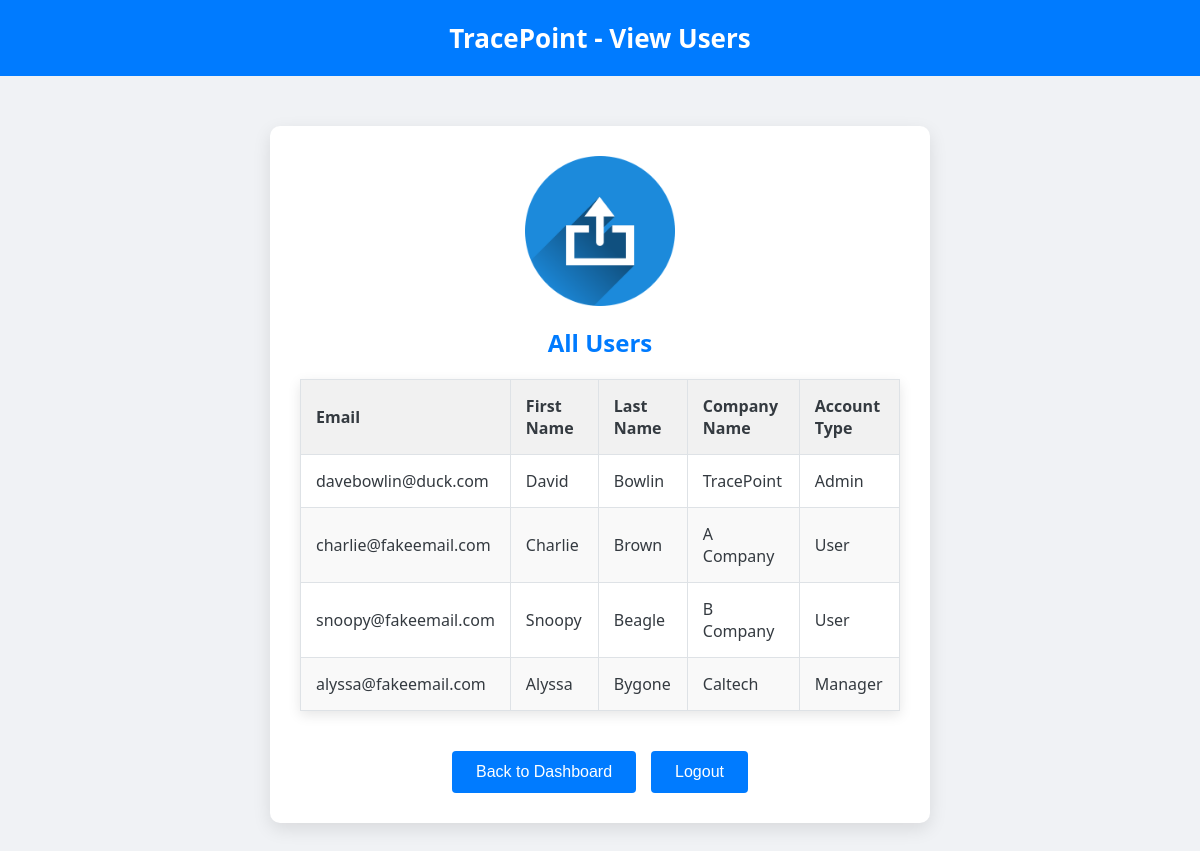
The page /view_users (signed in) on the database as committed earlier.
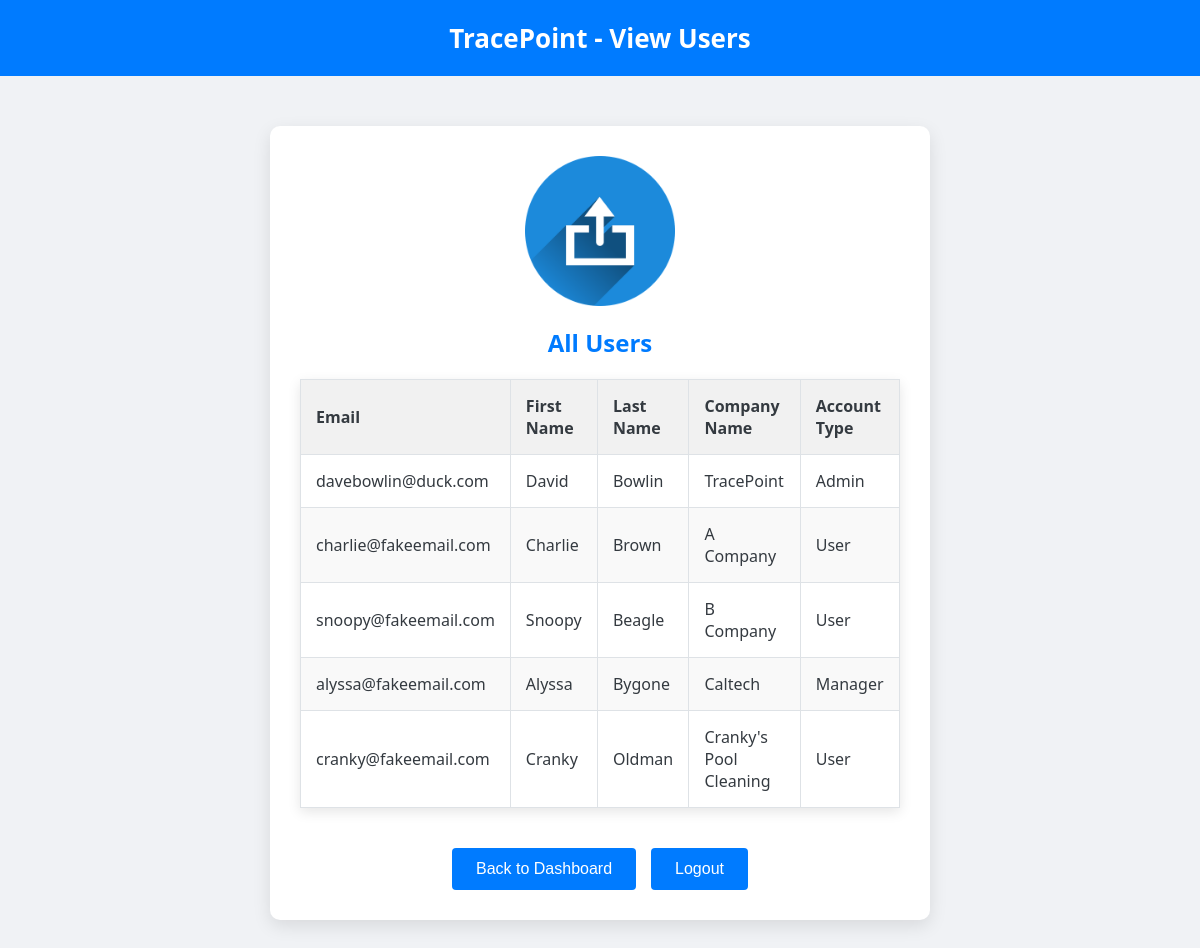
The same page on the database as committed later.
### tables this page shows
CREATE TABLE Users (
            Email TEXT PRIMARY KEY,
            First TEXT,
            Last TEXT,
            CompanyName TEXT,
            Password TEXT,
            AccountType TEXT
        );

### main.py (the view)
@app.route('/view_users')
def view_users():
    if session.get('account_type') != 'Admin':
        return redirect(url_for('login'))
    con = sqlite3.connect('database.db')
    try:
        cur = con.cursor()
        cur.execute("SELECT Email, First, Last, CompanyName, AccountType FROM Users")
        users = cur.fetchall()
    except Exception as e:
        print(f"Error: {e}")
        return render_template('error.html')
    finally:
        con.close()
    return render_template('view_users.html', users=users)

### templates/view_users.html (shortened to what this page needs)
<!DOCTYPE html>
<html lang="en">
<head>
    <link rel="stylesheet" href="/static/css/styles.css">
</head>
<body>
    <header>TracePoint - View Users</header>
    <div class="container">
        <img src="/static/images/logo.png" alt="TracePoint Logo" class="logo">
        <h2>All Users</h2>
        <table>
            <thead>
                <tr>
                    <th>Email</th>
                    <th>First Name</th>
                    <th>Last Name</th>
                    <th>Company Name</th>
                    <th>Account Type</th>
                </tr>
            </thead>
            <tbody>
                {% for user in users %}
                <tr>
                    <td>{{ user[0] }}</td>
                    <td>{{ user[1] }}</td>
                    <td>{{ user[2] }}</td>
                    <td>{{ user[3] }}</td>
                    <td>{{ user[4] }}</td>
                </tr>
                {% endfor %}
            </tbody>
        </table>
        <div class="button-group">
            <a href="/admin_main"><button type="button">Back to Dashboard</button></a>
            <a href="/logout"><button type="button">Logout</button></a>
        </div>
    </div>
</body>
</html>

### static/css/styles.css (style rules this page uses)
body { font-family: 'Segoe UI', Tahoma, Geneva, Verdana, sans-serif; background-color: #f0f2f5; color: #343a40; margin: 0; padding: 0; }
.container { width: 90%; max-width: 600px; margin: 50px auto; background: #ffffff; padding: 30px; box-shadow: 0px 6px 18px rgba(0, 0, 0, 0.1); border-radius: 10px; }
h1, h2, h3 { color: #007bff; font-weight: 600; text-align: center; }
.logo { display: block; margin: 0 auto 20px; width: 150px; height: auto; }
a { text-decoration: none; color: #007bff; font-weight: 500; }
button { padding: 12px 24px; background-color: #007bff; color: #ffffff; border: none; border-radius: 4px; cursor: pointer; font-size: 16px; transition: background-color 0.3s ease, box-shadow 0.3s ease; margin-top: 15px; }
header { background-color: #007bff; color: #ffffff; padding: 20px; text-align: center; margin-bottom: 40px; font-size: 26px; font-weight: bold; }
table { width: 100%; border-collapse: collapse; margin-top: 20px; background-color: #ffffff; box-shadow: 0px 4px 12px rgba(0, 0, 0, 0.1); }
table th, table td { border: 1px solid #dee2e6; padding: 15px; text-align: left; font-size: 16px; }
table th { background-color: #f1f1f1; font-weight: bold; }
table tr:nth-child(even) { background-color: #f9f9f9; }
.button-group { display: flex; gap: 15px; margin-top: 25px; justify-content: center; }
.button-group button { flex: 1; }

Rows that differ between the two databases and show on the page:
added Users: Email "cranky@fakeemail.com", First "Cranky", Last "Oldman", CompanyName "Cranky's Pool Cleaning", AccountType "User"
